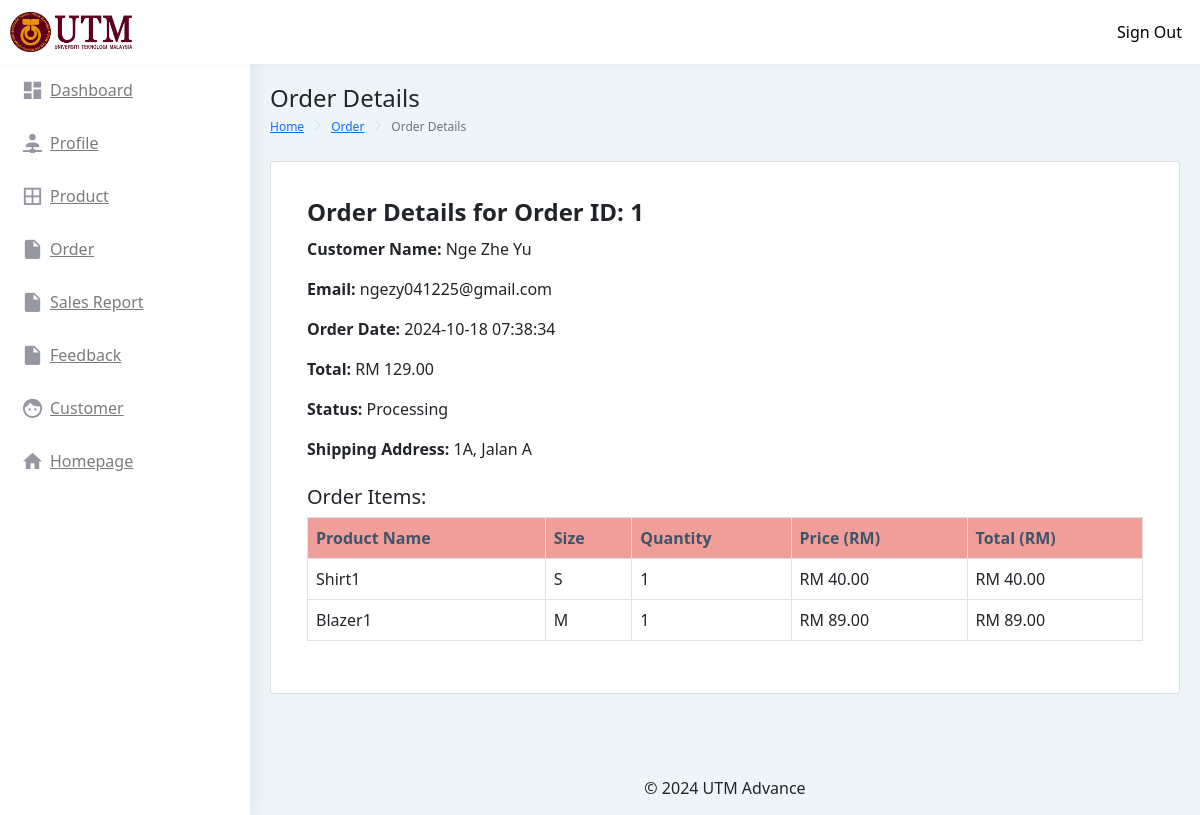
/AS/ViewOrderDetails.php?OrderID=1, run on the app's committed database.
### tables this page shows
CREATE TABLE `order` (
  `OrderID` int NOT NULL,
  `CustomerName` varchar(255) NOT NULL,
  `Email` varchar(255) NOT NULL,
  `Total` decimal(10,2) NOT NULL,
  `OrderDate` timestamp NOT NULL DEFAULT CURRENT_TIMESTAMP,
  `Status` enum('Pending','Processing','Shipped','Delivered','Cancelled') DEFAULT 'Pending',
  `ShippingAddress` varchar(255) DEFAULT NULL
);

CREATE TABLE `order_items` (
  `OrderItemID` int NOT NULL,
  `OrderID` int NOT NULL,
  `ProductID` int NOT NULL,
  `Quantity` int NOT NULL,
  `Price` decimal(10,2) NOT NULL,
  `Size` varchar(10) DEFAULT NULL
);

CREATE TABLE `product` (
  `ProductID` int NOT NULL,
  `ProductName` varchar(255) NOT NULL,
  `Price` decimal(10,2) NOT NULL,
  `Category` varchar(100) NOT NULL,
  `StockQuantity` int NOT NULL,
  `Status` varchar(50) NOT NULL,
  `Image` varchar(255) DEFAULT NULL
);

### AS/ViewOrderDetails.php (the view, shortened to what this page needs)
<!DOCTYPE html>
<html dir="ltr" lang="en">
<head>
    <link href="dist/css/style.min.css" rel="stylesheet">
</head>
<body>
    <div id="main-wrapper" data-layout="vertical" data-navbarbg="skin5" data-sidebartype="full"
        data-sidebar-position="absolute" data-header-position="absolute" data-boxed-layout="full">
        <header class="topbar" data-navbarbg="">
		<nav class="navbar top-navbar navbar-expand-md navbar-dark">
        <div class="navbar-header" data-logobg="">
            <a class="navbar-brand" href="index.php">
                <img src="../CG/img/UTM.png" alt="" style="height: 40px; width: auto;">
            </a>
        </div>
        <div class="navbar-collapse collapse" id="navbarSupportedContent" data-navbarbg="">
            <ul class="navbar-nav float-end" style="font-size: 16px;">
			<a href="../Function/Signout.php" class="nav-item nav-link" style="color: #000000;">Sign Out</a>
			</ul>
			</div>
		</nav>
	</header>
        <aside class="left-sidebar" data-sidebarbg="skin6">
            <div class="scroll-sidebar">
                <nav class="sidebar-nav">
                    <ul id="sidebarnav">
                         <li class="sidebar-item"> <a class="sidebar-link waves-effect waves-dark sidebar-link"
                                href="index.php" aria-expanded="false"><i class="mdi mdi-view-dashboard"></i><span
                                    class="hide-menu">Dashboard</span></a></li>
                        <li class="sidebar-item"> <a class="sidebar-link waves-effect waves-dark sidebar-link"
                                href="ProfileAS.php" aria-expanded="false"><i
                                    class="mdi mdi-account-network"></i><span class="hide-menu">Profile</span></a></li>
                        <li class="sidebar-item"> <a class="sidebar-link waves-effect waves-dark sidebar-link"
                                href="Product.php" aria-expanded="false"><i class="mdi mdi-border-all"></i><span
                                    class="hide-menu">Product</span></a></li>
						<li class="sidebar-item"> <a class="sidebar-link waves-effect waves-dark sidebar-link"
                                href="viewOrder.php" aria-expanded="false"><i class="mdi mdi-file"></i><span
                                    class="hide-menu">Order</span></a></li>
						<li class="sidebar-item"> <a class="sidebar-link waves-effect waves-dark sidebar-link"
                                href="ViewSalesReport.php" aria-expanded="false"><i class="mdi mdi-file"></i><span
                                    class="hide-menu">Sales Report</span></a></li>
                        <li class="sidebar-item"> <a class="sidebar-link waves-effect waves-dark sidebar-link"
                                href="feedbackView.php" aria-expanded="false"><i class="mdi mdi-file"></i><span
                                    class="hide-menu">Feedback</span></a></li>
						<li class="sidebar-item"> <a class="sidebar-link waves-effect waves-dark sidebar-link"
                                href="deletecustomerview.php" aria-expanded="false"><i class="mdi mdi-face"></i><span
                                    class="hide-menu">Customer</span></a></li>
						<li class="sidebar-item"> <a class="sidebar-link waves-effect waves-dark sidebar-link"
                                href="../index.php" aria-expanded="false"><i class="mdi mdi-home"></i><span
                                    class="hide-menu">Homepage</span></a></li>
                        <li class="text-center p-40 upgrade-btn">
                        </li>
                    </ul>
                </nav>
            </div>
        </aside>
        <div class="page-wrapper">
            <div class="page-breadcrumb">
                <div class="row align-items-center">
                    <div class="col-5">
                        <h4 class="page-title">Order Details</h4>
                        <div class="d-flex align-items-center">
                            <nav aria-label="breadcrumb">
                                <ol class="breadcrumb">
                                    <li class="breadcrumb-item"><a href="index.php">Home</a></li>
                                    <li class="breadcrumb-item"><a href="viewOrder.php">Order</a></li>
                                    <li class="breadcrumb-item active" aria-current="page">Order Details</li>
                                </ol>
                            </nav>
                        </div>
                    </div>
                </div>
            </div>
 <?php
require('../Function/config.php');
$orderID = $_GET['OrderID'] ?? null;
$sql = "SELECT o.OrderID, o.CustomerName, o.Email, o.Total, o.OrderDate, o.Status, o.ShippingAddress,
               oi.ProductID, oi.Quantity, oi.Price, oi.Size, p.ProductName
        FROM `order` o
        JOIN order_items oi ON o.OrderID = oi.OrderID
        JOIN product p ON oi.ProductID = p.ProductID
        WHERE o.OrderID = ?";
$stmt = $con->prepare($sql);
$stmt->bind_param('i', $orderID);
$stmt->execute();
$result = $stmt->get_result();
?>
<!DOCTYPE html>
<html lang="en">
<head>
    <link rel="stylesheet" href="path/to/bootstrap.css">
</head>
<body>
<div class="container-fluid">
    <div class="row">
        <div class="col-12">
            <div class="card">
                <div class="card-body">
                    <h4 class="card-title">Order Details for Order ID: <?php echo htmlspecialchars($orderID); ?></h4>
                    <?php
                    if ($result->num_rows > 0) {
                        $order = $result->fetch_assoc();
                        ?>
                        <p><strong>Customer Name:</strong> <?php echo htmlspecialchars($order['CustomerName']); ?></p>
                        <p><strong>Email:</strong> <?php echo htmlspecialchars($order['Email']); ?></p>
                        <p><strong>Order Date:</strong> <?php echo htmlspecialchars($order['OrderDate']); ?></p>
                        <p><strong>Total:</strong> RM <?php echo number_format($order['Total'], 2); ?></p>
                        <p><strong>Status:</strong> <?php echo htmlspecialchars($order['Status']); ?></p>
                        <p><strong>Shipping Address:</strong> <?php echo htmlspecialchars($order['ShippingAddress']); ?></p>
                        <h5 class="mt-4">Order Items:</h5>
                        <table class="table table-bordered" style="background-color: #FFFFFF;">
                            <thead>
                                <tr style="background-color: #f09e9a; color: white;">
                                    <th>Product Name</th>
                                    <th>Size</th>
                                    <th>Quantity</th>
                                    <th>Price (RM)</th>
                                    <th>Total (RM)</th>
                                </tr>
                            </thead>
                            <tbody>
                        <?php
                        $result->data_seek(0);
                        while ($item = $result->fetch_assoc()) {
                            $itemTotal = $item['Price'] * $item['Quantity'];
                            echo "<tr>";
                            echo "<td>" . htmlspecialchars($item['ProductName']) . "</td>";
                            echo "<td>" . htmlspecialchars($item['Size']) . "</td>";
                            echo "<td>" . htmlspecialchars($item['Quantity']) . "</td>";
                            echo "<td>RM " . number_format($item['Price'], 2) . "</td>";
                            echo "<td>RM " . number_format($itemTotal, 2) . "</td>";
                            echo "</tr>";
                        }
                        ?>
                            </tbody>
                        </table>
                        <?php
                    } else {
                        echo "<p>No order details found for this Order ID.</p>";
                    }
                    ?>
                </div>
            </div>
        </div>
    </div>
</div>
</body>
</html>
            <footer class="footer text-center">
                &copy; 2024 UTM Advance
            </footer>
        </div>
    </div>
</body>
</html>

### AS/ViewOrderDetails.php (style rules this page uses)
.card { position: relative; display: flex; flex-direction: column; min-width: 0; word-wrap: break-word; background-color: #fff; border: 1px solid #ddd; border-radius: 0.25rem; overflow: hidden; padding: 1.25rem; }
.card-body { padding: 0; }
.table { border-collapse: collapse !important; width: 100%; margin-bottom: 0; }

### data on the page
order: CustomerName "Nge Zhe Yu", Email "ngezy041225@gmail.com", OrderDate "2024-10-18 07:38:34", Total "129.00", Status "Processing", ShippingAddress "1A, Jalan A"
order_items: ProductID.ProductName "Shirt1", Size "S", Quantity "1", Price "40.00"
order_items: ProductID.ProductName "Blazer1", Size "M", Quantity "1", Price "89.00"

### other printed values
$orderID "1"
